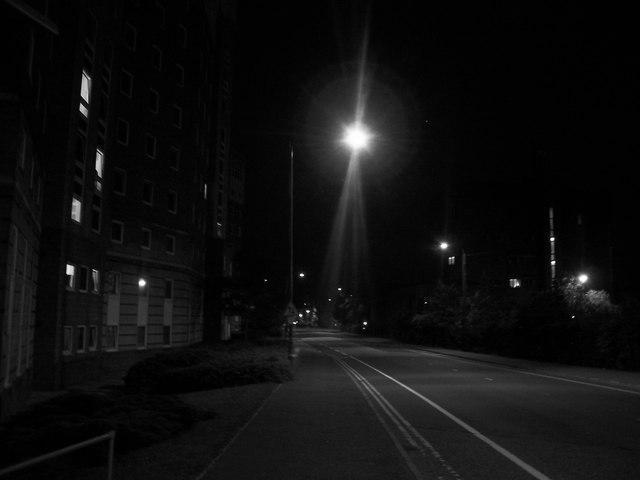
#> input picture Ali_Minhaj_assign1/data/hw1_dark_road_2.jpg, 640 x 480 px
$ python task3.py
#> lines starting #> are read from the running program, lines starting #| are printed output that depends on the picture
#> further down, img is the input picture: shape (480, 640, 3); min 0, max 255, mean 15.2
import pylab as plt
import matplotlib.image as mpimg
import numpy as np
import cv2

def imhist(im):
	m, n = im.shape
#> m = 480; n = 640
	h = [0.0] * 256
	for i in range(m):
		for j in range(n):
			h[im[i, j]]+=1
	return np.array(h)/(m*n)

def cumsum(h):

	return [sum(h[:i+1]) for i in range(len(h))]

def histeq(im):

	h = imhist(im)
#> h = 256 values, max 0.151 at index 2, min 1.3e-05 at index 231, mean 0.00391
	cdf = np.array(cumsum(h))
#> cdf = 256 values from 0.0211 to 1
	sk = np.uint8(255 * cdf)
#> sk = 256 values from 5 to 254
	s1, s2 = im.shape
#> s1 = 480; s2 = 640
	Y = np.zeros_like(im)

	for i in range(0, s1):
		for j in range(0, s2):
			Y[i, j] = sk[im[i, j]]
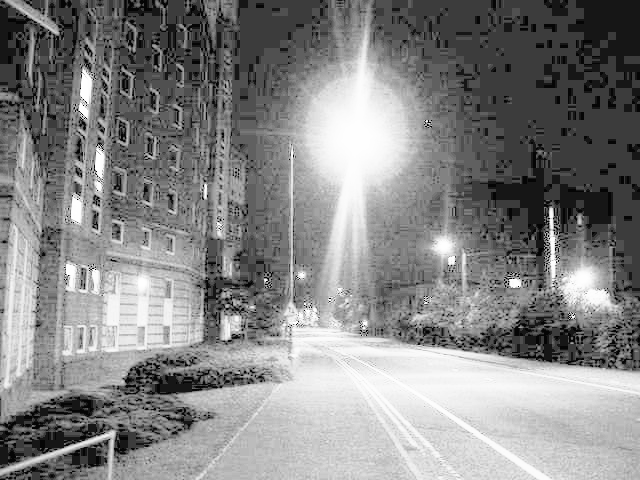
#> Y: shape (480, 640); min 5, max 254, mean 133.3
	H = imhist(Y)
#> H = 256 values, max 0.151 at index 60, min 0 at index 0, mean 0.00391

	return Y , h, H, sk


img = cv2.imread('data/hw1_dark_road_2.jpg')

img = cv2.cvtColor(img, cv2.COLOR_BGR2GRAY)

new_img, h, new_h, sk = histeq(img)
#> new_h has the same summary as H in histeq; sk = 256 values from 5 to 254


plt.subplot(121)
plt.imshow(img)
plt.title('original image')
plt.set_cmap('gray')

plt.subplot(122)
plt.imshow(new_img)
plt.title('hist. equalized image')
plt.set_cmap('gray')


fig = plt.figure()
fig.add_subplot(221)
plt.plot(h)
plt.title('Original histogram')

fig.add_subplot(222)
plt.plot(new_h)
plt.title('New histogram')

fig.add_subplot(223)
plt.plot(sk)
plt.title('Transfer function')


clahe = cv2.createCLAHE(clipLimit=2.0, tileGridSize=(8, 8))
equalized = clahe.apply(img)
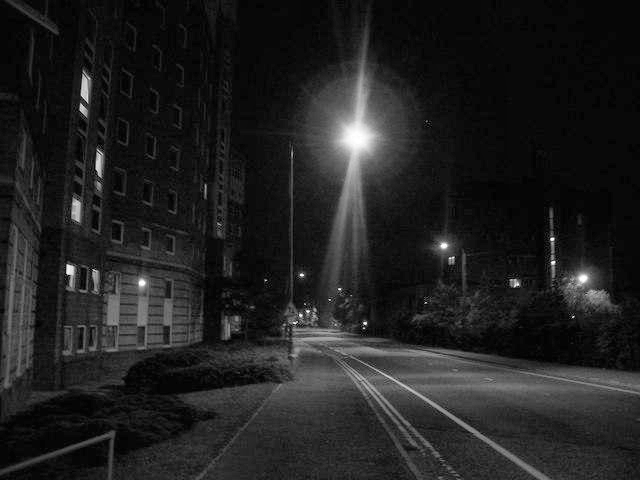
#> equalized: shape (480, 640); min 1, max 255, mean 32.9
h = imhist(equalized)
#> h = 256 values, max 0.0873 at index 9, min 0 at index 0, mean 0.00391
fig = plt.figure()
fig.add_subplot()
plt.plot(h)
plt.title('Histogram of modified image')
# Experimenting with different values to see result
cv2.imshow("Input", img)
cv2.imshow("CLAHE", equalized)
clahe = cv2.createCLAHE(clipLimit=15.0, tileGridSize=(8, 8))
equalized = clahe.apply(img)
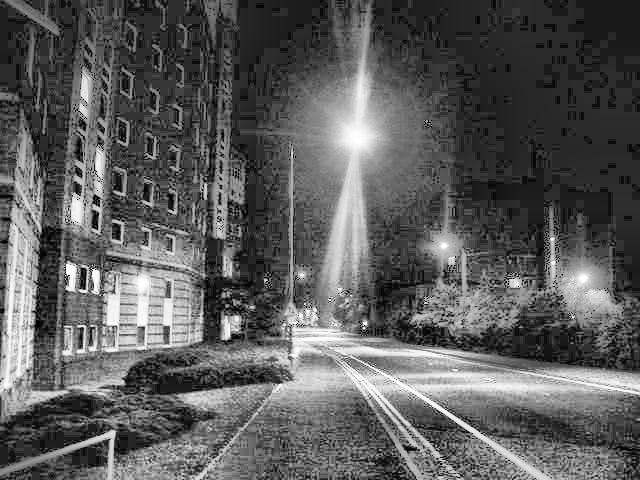
#> equalized: shape (480, 640); min 0, max 255, mean 92.1
equalized = clahe.apply(img)
h = imhist(equalized)
#> h = 256 values, max 0.0211 at index 42, min 7.16e-05 at index 0, mean 0.00391
fig = plt.figure()
fig.add_subplot()
plt.plot(h)
plt.title('Histogram of modified image 2')

cv2.imshow("CLAHE 2", equalized)
plt.show()
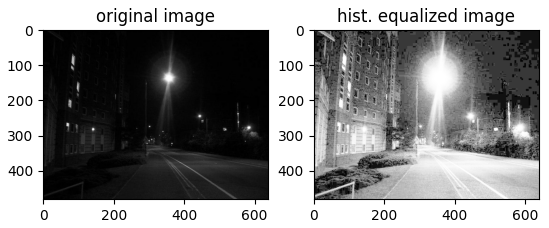
#> figure drawn by matplotlib, 2 panels
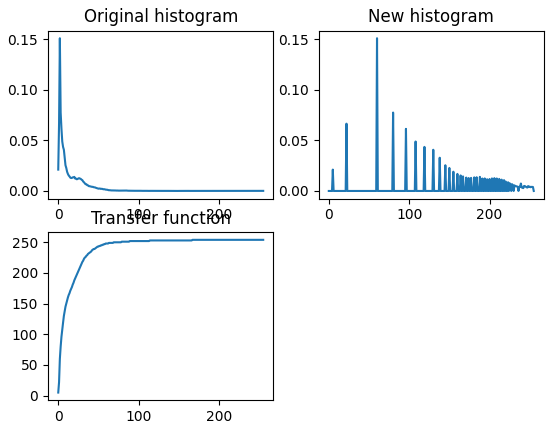
#> figure drawn by matplotlib, 3 panels; panel 1: curve peaks at x = 2, y = 0.151; panel 2: curve peaks at x = 60, y = 0.151; panel 3: curve peaks at x = 167, y = 254
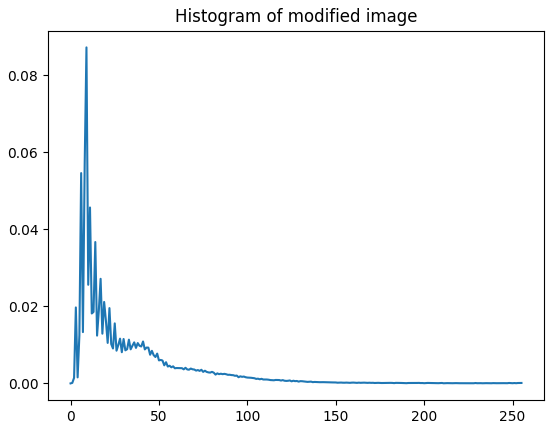
#> figure drawn by matplotlib, 1 panel; curve peaks at x = 9, y = 0.0873
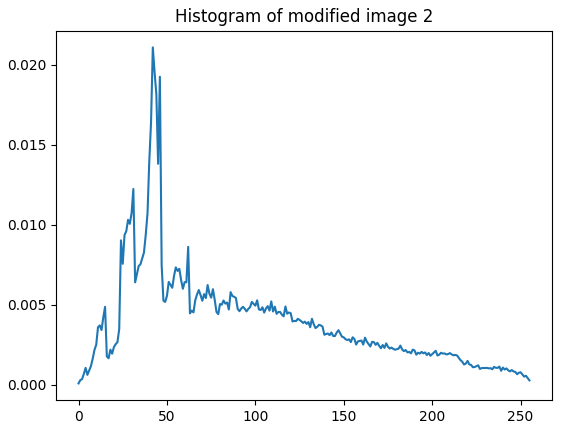
#> figure drawn by matplotlib, 1 panel; curve peaks at x = 42, y = 0.0211
cv2.waitKey(0)
cv2.destroyAllWindows()

$ run again, with Ali_Minhaj_assign1/data/hw1_dark_road_1.jpg copied over Ali_Minhaj_assign1/data/hw1_dark_road_2.jpg
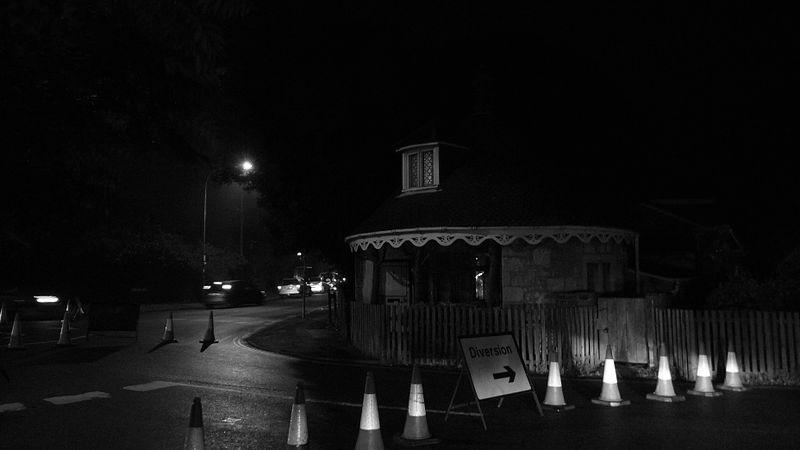
#> input picture Ali_Minhaj_assign1/data/hw1_dark_road_1.jpg, 800 x 450 px
#> img is the input picture: shape (450, 800, 3); min 0, max 255, mean 16.8
#> img: shape (450, 800)
#> in histeq, `h = imhist(im)`: h = 256 values, max 0.19 at index 3, min 3.06e-05 at index 235, mean 0.00391
#> cdf = 256 values from 0.005 to 1
#> in histeq, `sk = np.uint8(255 * cdf)`: sk = 256 values from 1 to 255
#> after the loop in histeq, `for i in range(0, s1):`:
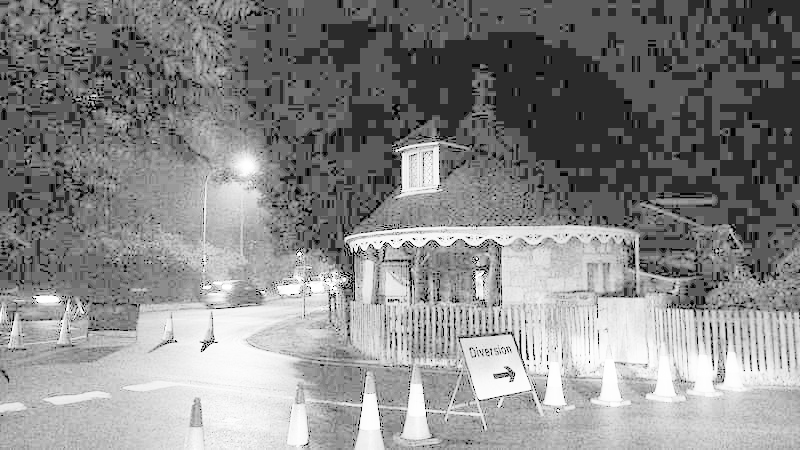
#> Y: shape (450, 800); min 1, max 255, mean 136.6
#> H = 256 values, max 0.19 at index 91, min 0 at index 0, mean 0.00391
#> `new_img, h, new_h, sk = histeq(img)`: new_h has the same summary as H in histeq; sk = 256 values from 1 to 255
#> `h = imhist(equalized)`: h = 256 values, max 0.133 at index 10, min 2.78e-06 at index 0, mean 0.00391
#> `h = imhist(equalized)`: h = 256 values, max 0.0429 at index 23, min 3.06e-05 at index 0, mean 0.00391
#> `plt.show()`:
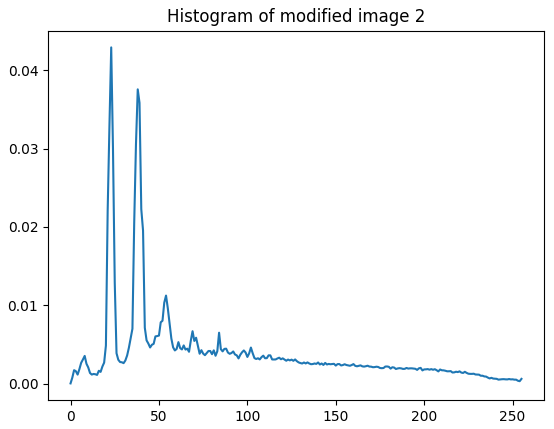
#> figure drawn by matplotlib, 1 panel; curve peaks at x = 23, y = 0.0429

$ run again, with Ali_Minhaj_assign1/data/hw1_dark_road_3.jpg copied over Ali_Minhaj_assign1/data/hw1_dark_road_2.jpg
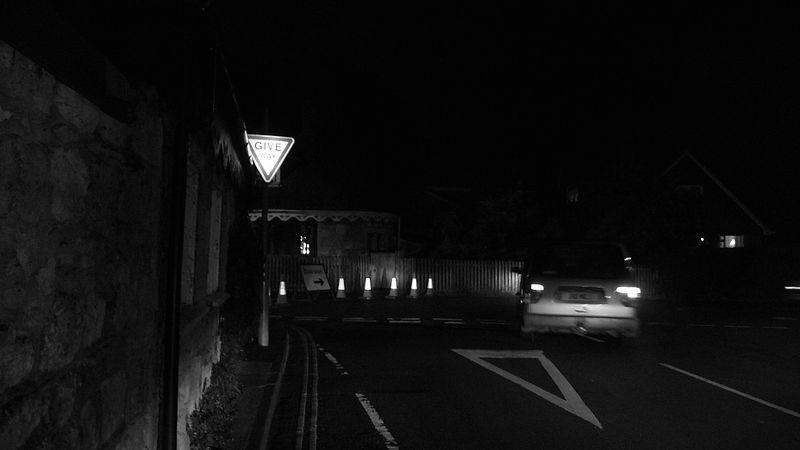
#> input picture Ali_Minhaj_assign1/data/hw1_dark_road_3.jpg, 800 x 450 px
#> img is the input picture: shape (450, 800, 3); min 0, max 255, mean 14.6
#> img: shape (450, 800)
#> in histeq, `h = imhist(im)`: h = 256 values, max 0.2 at index 3, min 1.39e-05 at index 210, mean 0.00391
#> cdf = 256 values from 0.00349 to 1
#> in histeq, `sk = np.uint8(255 * cdf)`: sk = 256 values from 0 to 255
#> after the loop in histeq, `for i in range(0, s1):`:
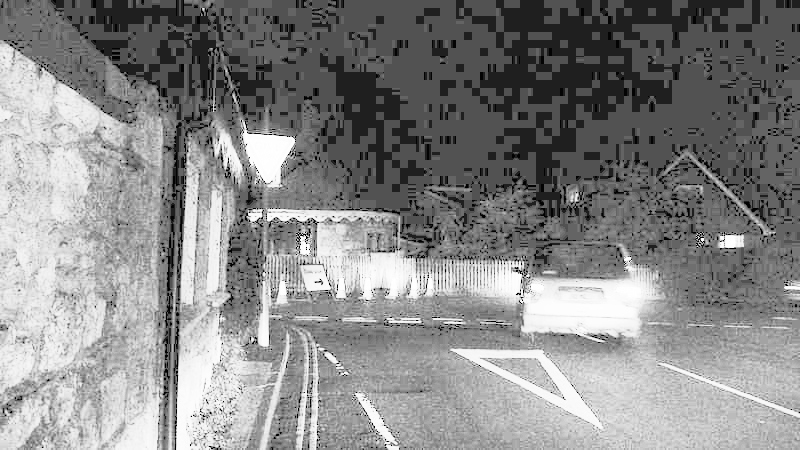
#> Y: shape (450, 800); min 0, max 255, mean 135.8
#> H = 256 values, max 0.2 at index 82, min 0 at index 1, mean 0.00391
#> `new_img, h, new_h, sk = histeq(img)`: new_h has the same summary as H in histeq; sk = 256 values from 0 to 255
#> `h = imhist(equalized)`: h = 256 values, max 0.168 at index 10, min 0 at index 0, mean 0.00391
#> `h = imhist(equalized)`: h = 256 values, max 0.0514 at index 37, min 0.000125 at index 0, mean 0.00391
#> `plt.show()`:
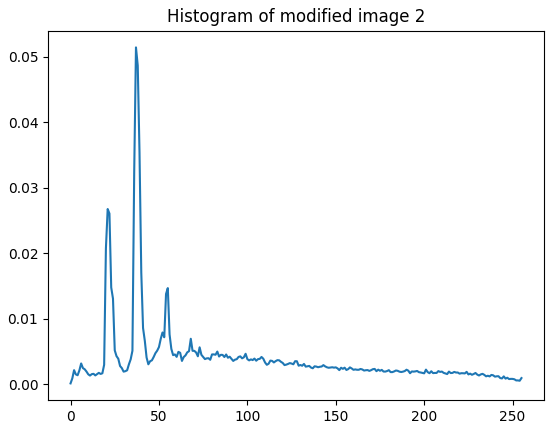
#> figure drawn by matplotlib, 1 panel; curve peaks at x = 37, y = 0.0514
